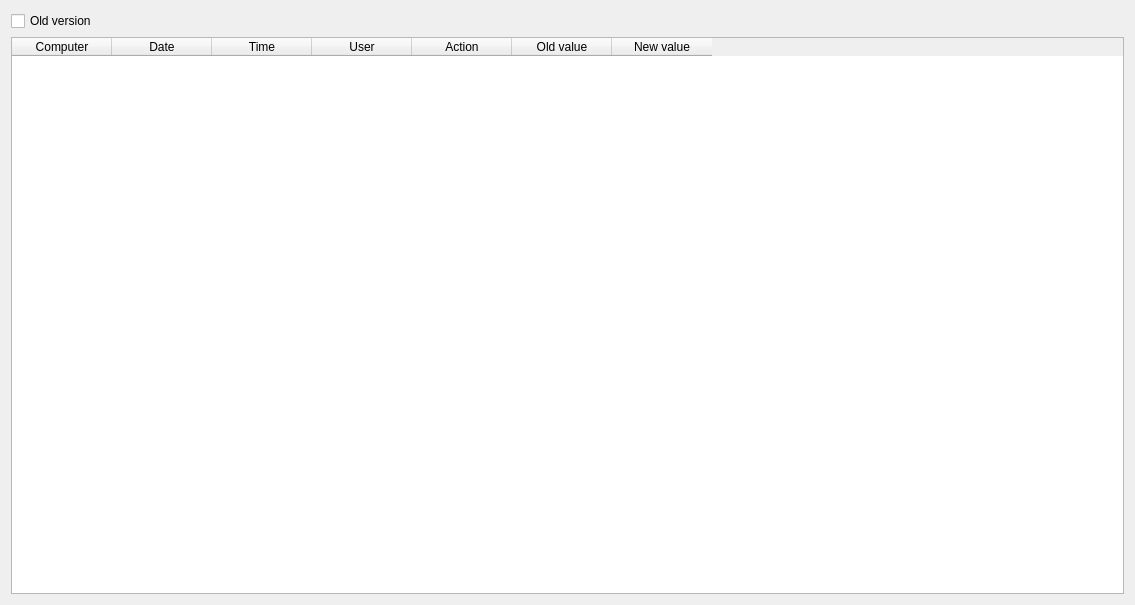
<?xml version="1.0" encoding="UTF-8"?>
<ui version="4.0">
 <class>DlgTracking</class>
 <widget class="QDialog" name="DlgTracking">
  <property name="geometry">
   <rect>
    <x>0</x>
    <y>0</y>
    <width>1135</width>
    <height>605</height>
   </rect>
  </property>
  <property name="windowTitle">
   <string>Tracking for</string>
  </property>
  <layout class="QVBoxLayout" name="verticalLayout">
   <item>
    <widget class="QCheckBox" name="chOld">
     <property name="text">
      <string>Old version</string>
     </property>
    </widget>
   </item>
   <item>
    <widget class="QTableWidget" name="tblData">
     <property name="horizontalScrollBarPolicy">
      <enum>Qt::ScrollBarAlwaysOff</enum>
     </property>
     <property name="editTriggers">
      <set>QAbstractItemView::NoEditTriggers</set>
     </property>
     <property name="selectionMode">
      <enum>QAbstractItemView::NoSelection</enum>
     </property>
     <attribute name="verticalHeaderDefaultSectionSize">
      <number>25</number>
     </attribute>
     <column>
      <property name="text">
       <string>Computer</string>
      </property>
     </column>
     <column>
      <property name="text">
       <string>Date</string>
      </property>
     </column>
     <column>
      <property name="text">
       <string>Time</string>
      </property>
     </column>
     <column>
      <property name="text">
       <string>User</string>
      </property>
     </column>
     <column>
      <property name="text">
       <string>Action</string>
      </property>
     </column>
     <column>
      <property name="text">
       <string>Old value</string>
      </property>
     </column>
     <column>
      <property name="text">
       <string>New value</string>
      </property>
     </column>
    </widget>
   </item>
  </layout>
 </widget>
 <resources/>
 <connections/>
</ui>
